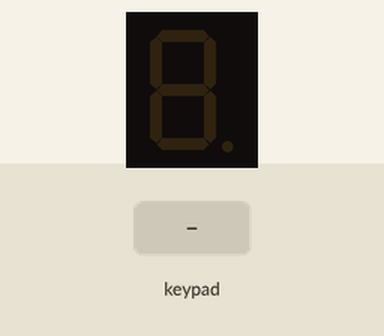
A sketch run on a simulated Arduino Uno, built with avr-gcc and run on an emulated ATmega328P. Parts: 1-digit seven-segment display. Wiring (inferred from the names in the program): 4×4 keypad with keys 1 2 3 A 4 5 6 B 7 8 9 C * 0 # D: rows pin 10, pin 11, pin 12, pin 13; columns A1, A2, A3, A4; 1-digit 7-segment display, segments lit when HIGH: segments pin 2, pin 3, pin 4, pin 5, pin 6, pin 7, pin 8, pin 9. The test bench sets the inputs (shaded band). The segment pins are drawn as the display they are named for.

Above: at 1.2 s.
1.3 s: keypad keys 2 3 4 5 6 7 8 9 pressed 0.4 s apart
At 5.1 s:
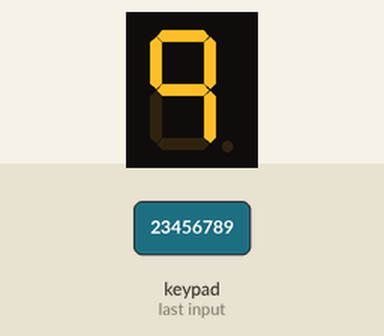
6.0 s: key '1' pressed
At 6.6 s:
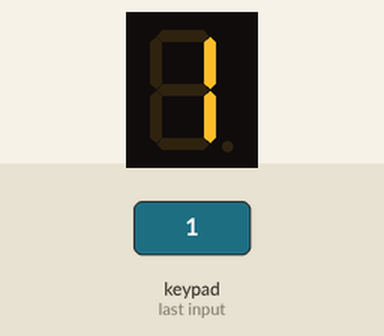
7.5 s: key 'A' pressed
At 8.7 s:
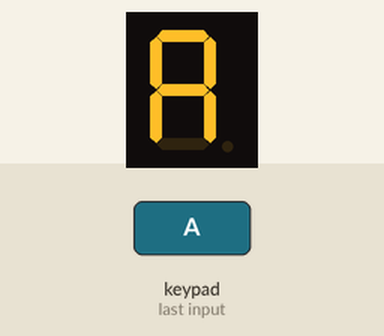
9.0 s: keypad keys 2 3 4 5 6 7 8 9 # pressed 0.4 s apart
At 13.5 s:
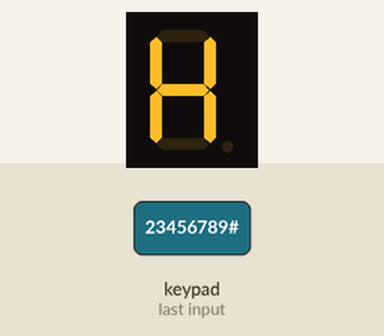
14.1 s: key 'B' pressed
At 15.0 s:
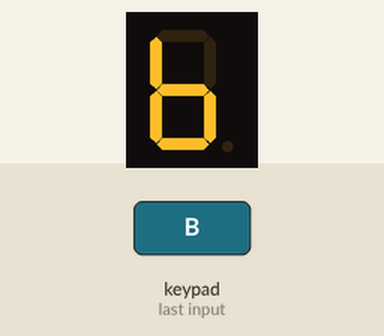
15.6 s: keypad keys 2 3 4 5 6 7 8 9 * pressed 0.4 s apart
At 19.8 s:
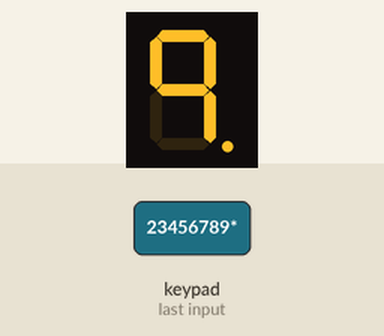
Timing chart, 0 to 21.3 s (numbered marks = the images above; inputs shaded):
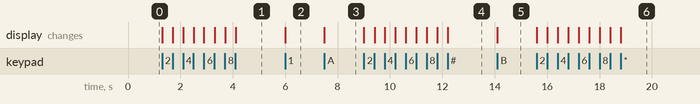

Measured:
- after the input at 1.3 s, the display: first changes at once (image 1 shows a later state)
- after the input at 6.0 s, the display: changes at once (image 2)
- after the input at 7.5 s, the display: changes at once (image 3)
- after the input at 9.0 s, the display: first changes at once (image 4 shows a later state)
- after the input at 14.1 s, the display: changes at once (image 5)
- after the input at 15.6 s, the display: first changes at once (image 6 shows a later state)

The sketch:

Keypad.ino
```cpp
// NOTE: THIS CODE DOES NOT TAKE INTO CONSIDERATION
//       SWITCH DEBOUNCING, IT WILL BE HANDLED IN LATER VERSION
//     ---- A
//   F/   /B
// G -----
// E/   /C
//  ---- D  o DP
// 7-segment display pins = {A, B, C, D, E, F, G, DP};
const byte displayPins[8] = {2, 3, 4, 5, 6, 7, 8, 9};

const byte keypadRowPins[4] = {10, 11, 12, 13};  // set voltage to Rows
const byte keypadColPins[4] = {A1, A2, A3, A4};  // read from Columns (Analog Input)
//const int DEBOUNCE_TIME = 20; // in ms

//       keyMap[Row][Col]
const char keyMap[4][4] = {
  {'1', '2', '3', 'A'},
  {'4', '5', '6', 'B'},
  {'7', '8', '9', 'C'},
  {'*', '0', '#', 'D'}
};
const bool commonAnode = false; // set true for common anode 7-segment display, otherwise false

// this array maps keypad characters to their corresponding 7-segment display lights
// each binary digit corresponds to the state of a light segment: (HSB -> LSB) = (A -> DP)
// whereas 1 corresponds to lighting the segment, and 0 to turning it off
// note: add 1 to the value in numberMap[i] if you want to light the Decimal Point (DP)
const byte charMap[15] = {
  0b11111100, // 0
  0b01100000, // 1
  0b11011010, // 2
  0b11110010, // 3
  0b01100110, // 4
  0b10110110, // 5
  0b10111110, // 6
  0b11100000, // 7
  0b11111110, // 8
  0b11100110, // 9
  0b11101110, // A
  0b00111110, // b
  0b00011010, // c
  0b01111010, // d
  0b01101110  // #
};
bool DPon = false;
const int samplingRate = 10; // in ms, the delay between taking inputs

void setup() {
  // initialize all 7-segment display pins as OUTPUT
  // and turn off all segments lights
  for (byte i = 0; i < 8; i++) {
    pinMode(displayPins[i], OUTPUT);
    digitalWrite(displayPins[i], commonAnode);
  }
  // initialize keypad rows pins as output and disable them
  // and columns as input at AnalogInput pins, with pullup resistors enabled
  for (byte i = 0; i < 4; i++) {
    pinMode(keypadRowPins[i], OUTPUT);
    digitalWrite(keypadRowPins[i], HIGH);
    pinMode(keypadColPins[i], INPUT_PULLUP);
  }
}

void loop() {
  // take input from the keypad, and display the same pressed key
  // on the 7-segment display, except for the asterisk '*'
  // which turns on/off the Decimal Point (DP).
  char c = getKeypadInput();

  switch (c) {
    case 0:
      break;
    case '*':
      DPon = !DPon;
      if (commonAnode)
        digitalWrite(displayPins[7], !DPon);
      else
        digitalWrite(displayPins[7], DPon);
      break;
    default:
      displayCharOn7Segments(c, DPon);
      break;
  }
  delay(samplingRate);
}

char getKeypadInput() {
  for (byte i = 0; i < 4; i++) {
    digitalWrite(keypadRowPins[i], LOW);
    for (byte j = 0; j < 4; j++) {
      if (digitalRead(keypadColPins[j]) == LOW) {
        digitalWrite(keypadRowPins[i], HIGH);
        return keyMap[i][j];
      }
    }
    digitalWrite(keypadRowPins[i], HIGH);
  }
  return 0; // NULL character
}

// uses 3 global variables: displayPins[8], commonAnode, charMap[15]
void displayCharOn7Segments(char c, bool withDP) {
  byte mappedChar;

  switch (c) {
    case 'A': mappedChar = charMap[10]; break;
    case 'B': mappedChar = charMap[11]; break;
    case 'C': mappedChar = charMap[12]; break;
    case 'D': mappedChar = charMap[13]; break;
    case '#': mappedChar = charMap[14]; break;
    default:  mappedChar = charMap[c - '0']; break; // for c representing numerals
  }

  if (withDP) mappedChar++;
  if (commonAnode) mappedChar = ~mappedChar;

  for (byte i = 0; i < 8; i++)
    digitalWrite(displayPins[i], bitRead(mappedChar,7-i));
}
```
